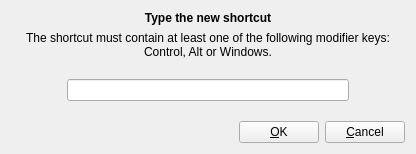
<?xml version="1.0" encoding="UTF-8"?>
<ui version="4.0">
 <class>ShortcutDialog</class>
 <widget class="QDialog" name="ShortcutDialog">
  <property name="geometry">
   <rect>
    <x>0</x>
    <y>0</y>
    <width>416</width>
    <height>154</height>
   </rect>
  </property>
  <property name="windowTitle">
   <string/>
  </property>
  <layout class="QVBoxLayout" name="verticalLayout">
   <item>
    <widget class="QLabel" name="label">
     <property name="font">
      <font>
       <weight>75</weight>
       <bold>true</bold>
      </font>
     </property>
     <property name="text">
      <string>Type the new shortcut</string>
     </property>
     <property name="alignment">
      <set>Qt::AlignCenter</set>
     </property>
    </widget>
   </item>
   <item>
    <widget class="QLabel" name="label_2">
     <property name="text">
      <string>The shortcut must contain at least one of the following modifier keys:
Control, Alt or Windows.</string>
     </property>
     <property name="textFormat">
      <enum>Qt::AutoText</enum>
     </property>
     <property name="alignment">
      <set>Qt::AlignCenter</set>
     </property>
     <property name="wordWrap">
      <bool>true</bool>
     </property>
    </widget>
   </item>
   <item>
    <spacer name="verticalSpacer_2">
     <property name="orientation">
      <enum>Qt::Vertical</enum>
     </property>
     <property name="sizeType">
      <enum>QSizePolicy::MinimumExpanding</enum>
     </property>
     <property name="sizeHint" stdset="0">
      <size>
       <width>20</width>
       <height>10</height>
      </size>
     </property>
    </spacer>
   </item>
   <item>
    <layout class="QHBoxLayout" name="horizontalLayout_2" stretch="1,5,1">
     <item>
      <spacer name="horizontalSpacer_3">
       <property name="orientation">
        <enum>Qt::Horizontal</enum>
       </property>
       <property name="sizeHint" stdset="0">
        <size>
         <width>40</width>
         <height>10</height>
        </size>
       </property>
      </spacer>
     </item>
     <item>
      <widget class="QLineEdit" name="editShortcut">
       <property name="baseSize">
        <size>
         <width>300</width>
         <height>0</height>
        </size>
       </property>
       <property name="focusPolicy">
        <enum>Qt::NoFocus</enum>
       </property>
       <property name="readOnly">
        <bool>true</bool>
       </property>
      </widget>
     </item>
     <item>
      <spacer name="horizontalSpacer_2">
       <property name="orientation">
        <enum>Qt::Horizontal</enum>
       </property>
       <property name="sizeHint" stdset="0">
        <size>
         <width>40</width>
         <height>10</height>
        </size>
       </property>
      </spacer>
     </item>
    </layout>
   </item>
   <item>
    <spacer name="verticalSpacer">
     <property name="orientation">
      <enum>Qt::Vertical</enum>
     </property>
     <property name="sizeType">
      <enum>QSizePolicy::MinimumExpanding</enum>
     </property>
     <property name="sizeHint" stdset="0">
      <size>
       <width>20</width>
       <height>10</height>
      </size>
     </property>
    </spacer>
   </item>
   <item>
    <layout class="QHBoxLayout" name="horizontalLayout">
     <item>
      <spacer name="horizontalSpacer">
       <property name="orientation">
        <enum>Qt::Horizontal</enum>
       </property>
       <property name="sizeHint" stdset="0">
        <size>
         <width>40</width>
         <height>10</height>
        </size>
       </property>
      </spacer>
     </item>
     <item>
      <widget class="QPushButton" name="buttonOK">
       <property name="focusPolicy">
        <enum>Qt::NoFocus</enum>
       </property>
       <property name="text">
        <string>&amp;OK</string>
       </property>
      </widget>
     </item>
     <item>
      <widget class="QPushButton" name="buttonCancel">
       <property name="focusPolicy">
        <enum>Qt::NoFocus</enum>
       </property>
       <property name="text">
        <string>&amp;Cancel</string>
       </property>
      </widget>
     </item>
    </layout>
   </item>
  </layout>
 </widget>
 <resources/>
 <connections>
  <connection>
   <sender>buttonCancel</sender>
   <signal>clicked()</signal>
   <receiver>ShortcutDialog</receiver>
   <slot>reject()</slot>
   <hints>
    <hint type="sourcelabel">
     <x>416</x>
     <y>163</y>
    </hint>
    <hint type="destinationlabel">
     <x>231</x>
     <y>92</y>
    </hint>
   </hints>
  </connection>
  <connection>
   <sender>buttonOK</sender>
   <signal>clicked()</signal>
   <receiver>ShortcutDialog</receiver>
   <slot>accept()</slot>
   <hints>
    <hint type="sourcelabel">
     <x>335</x>
     <y>163</y>
    </hint>
    <hint type="destinationlabel">
     <x>231</x>
     <y>92</y>
    </hint>
   </hints>
  </connection>
 </connections>
</ui>
